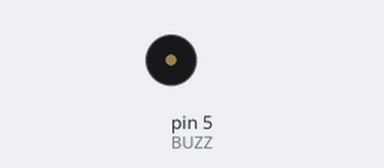
A sketch run on a simulated Arduino Uno, built with avr-gcc and run on an emulated ATmega328P. Parts: buzzer (waves = sounding).

Above: at 0.5 s.
Timing chart, 0 to 3.0 s (numbered marks = the images above):
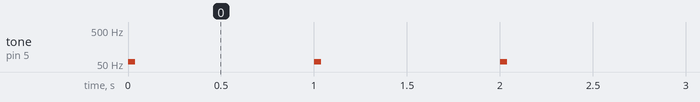

Measured:
- by itself, tone on pin 5 (BUZZ): alternates 58 Hz for 0.04 s and silent for 0.96 s

The sketch:

ejemplo_buzzer.ino
```cpp
//Buzzer, motor vibrador
#define BUZZ 5

void setup() {
  pinMode(BUZZ, OUTPUT);
}

void loop() {
  tone(BUZZ, 58, 40);
  delay(1000);
}
```
